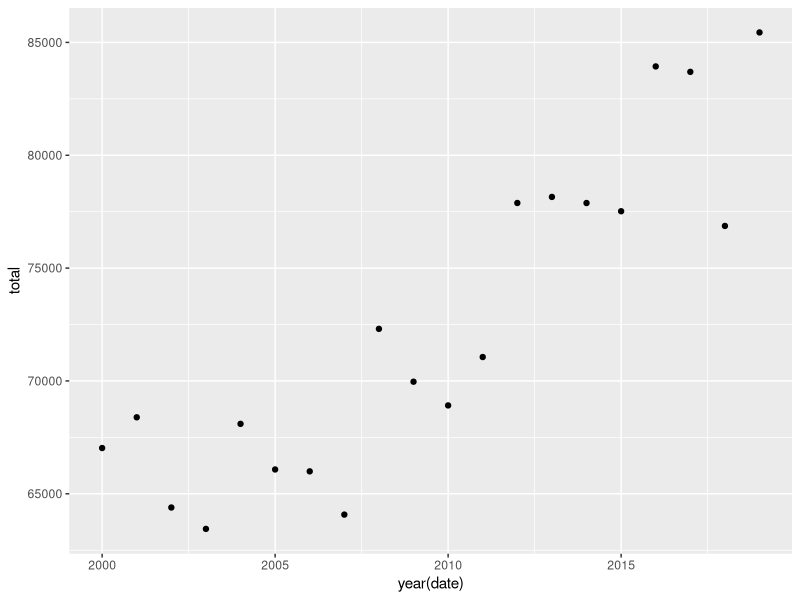
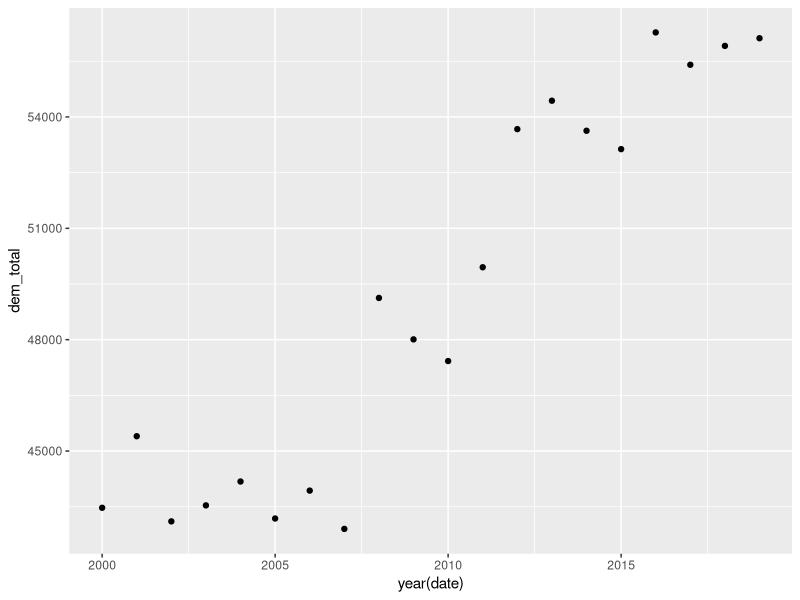
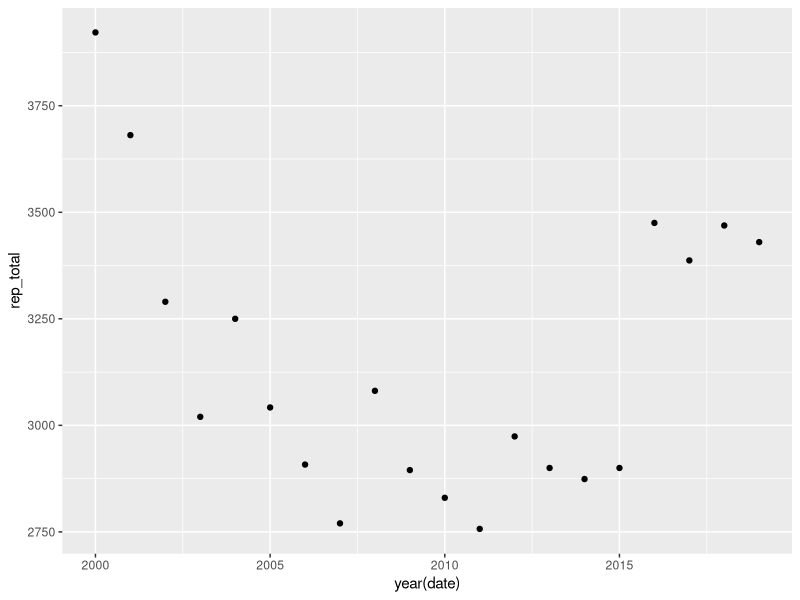
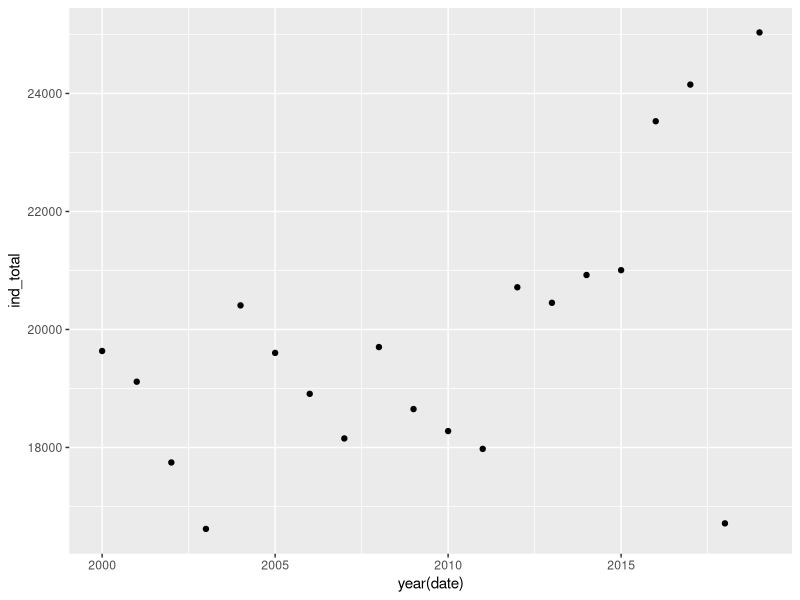
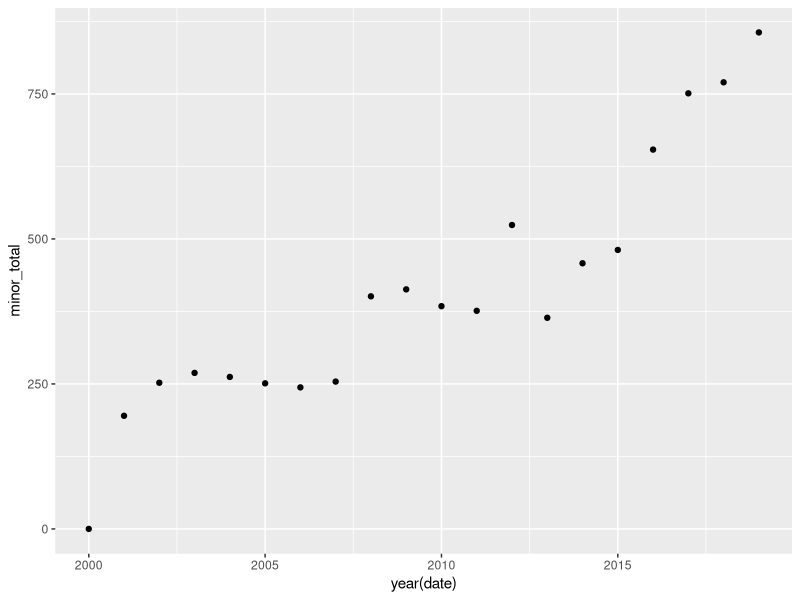
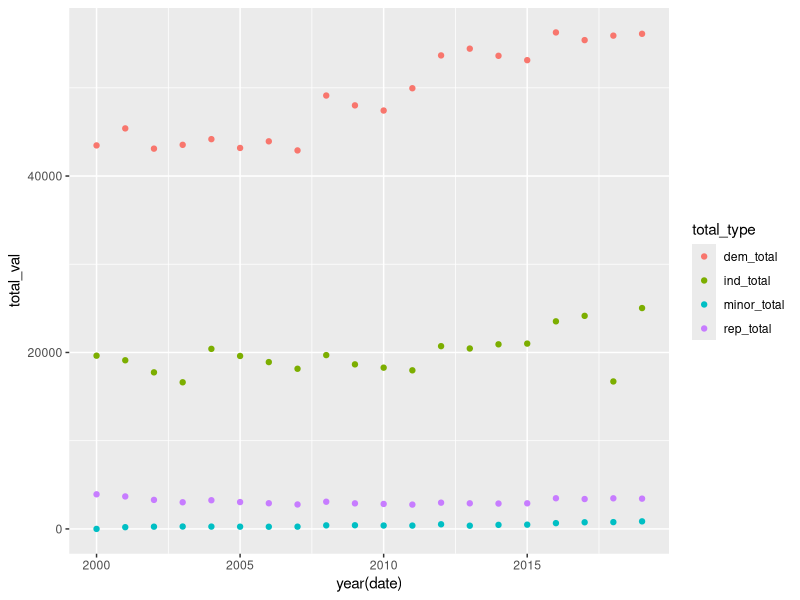
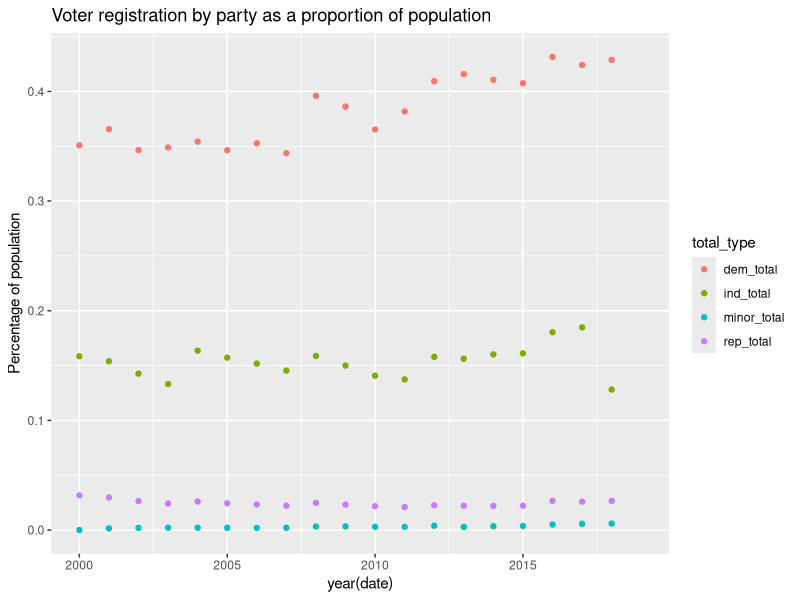
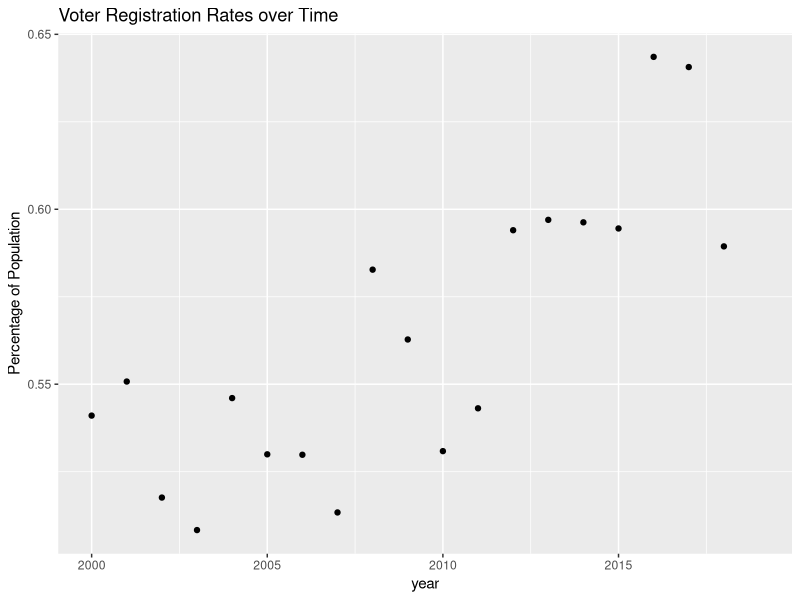

Generate these figures, in order, with R:
## ---- chunk 1
knitr::opts_chunk$set(echo = TRUE)
## ---- chunk 2
# Libraries
library(readr)
library(dplyr)
library(tidyr)
library(ggplot2)
library(lubridate)
library(magrittr)
library(stringr)
## ---- chunk 3
# voter registration
nh_vote_reg <- read_csv("nh_voter_registration.csv")
pop <- read_csv("population.csv")

# make date a date
nh_vote_reg %<>%
  mutate(date = mdy(date))

pop %<>%
  rename(year = label, pop = "Total Population") 

nh_vote_reg %>%
  ggplot(aes(x = year(date), y = total)) + 
  geom_point()

nh_vote_reg %<>%
  mutate(dem_total = dem_active + dem_inactive) %>%
  mutate(rep_total = rep_active + rep_inactive) %>%
  mutate(ind_total = ind_active + ind_inactive) %>%
  mutate(minor_total = minor_active + minor_inactive)

# total democratic voter registration
nh_vote_reg %>%
  ggplot(aes(x = year(date), y = dem_total)) + 
  geom_point()

# total gop voter registration
nh_vote_reg %>%
  ggplot(aes(x = year(date), y = rep_total)) + 
  geom_point()
  ggsave("sample_graphs/gop.jpg")

# total independant
nh_vote_reg %>%
  ggplot(aes(x = year(date), y = ind_total)) + 
  geom_point()

# total third party
nh_vote_reg %>%
  ggplot(aes(x = year(date), y = minor_total)) + 
  geom_point()

nh_vote_reg %>% 
  pivot_longer(c("dem_total", "rep_total", "ind_total", "minor_total"), names_to = "total_type", values_to = "total_val") %>%
  ggplot() +
  geom_point(aes(x = year(date), y = total_val, group = total_type, color = total_type))

ggsave("sample_graphs/total.jpg")

# factoring in population
nh_vote_reg %>%
  mutate(year = year(date)) %>%
  left_join(pop, by = "year") %>%
  pivot_longer(c("dem_total", "rep_total", "ind_total", "minor_total"), names_to = "total_type", values_to = "total_val") %>%
  ggplot() +
  geom_point(aes(x = year(date), y = total_val / pop, group = total_type, color = total_type)) +
  ggtitle("Voter registration by party as a proportion of population") +
  ylab("Percentage of population")

ggsave("sample_graphs/total_by_pop.jpg")

nh_vote_reg %>%
  mutate(year = year(date)) %>%
  left_join(pop, by = "year") %>%
  pivot_longer(c("dem_total", "rep_total", "ind_total", "minor_total"), names_to = "total_type", values_to = "total_val") %>%
  mutate(prop = total_val / pop)

nh_vote_reg %>%
  mutate(year = year(date)) %>%
  left_join(pop, by = "year") %>%
  mutate(prop = total / pop) %>%
  ggplot() +
  geom_point(aes(x = year, y = prop)) +
  ylab("Percentage of Population") +
  ggtitle("Voter Registration Rates over Time")

ggsave("sample_graphs/rate_over_time.jpg")


nh_vote_reg %>%
  mutate(year = year(date)) %>%
  left_join(pop, by = "year") %>%
  pivot_longer(c("dem_total", "rep_total", "ind_total", "minor_total"), names_to = "total_type", values_to = "total_val") %>%
  mutate(prop = total_val / pop * 100) %>%
  select(year, total_type, prop)

## ---- chunk 4
# voter turnout
nh_vote <- read_csv("nh_voting.csv")

nh_vote %<>%
  rename(eligible_voters = `ELIGIBLE VOTERS IN THE TOWN`,
         num_voters = `NUMBER OF VOTERS VOTED IN THE TOWN`,
         absentee_rec = `NUMBER OF ABSENTEE BALLOT RECEIVED`,
         absentee_cnt = `NUMBER OF ABSENTEE BALLOT COUNTED`,
         turnout  = TURNOUT,
         election = Election)

# convert turnout to numbers
nh_vote %<>%
  mutate(turnout = parse_number(turnout))

# extract dates, there is one date that is 11/00/2005 because the day is not known. Will assume to be the first
nh_vote %<>%
  mutate(election = if_else(str_detect(election, "11/00/2005"), "11/01/2005 Municipal", election)) %>%
  mutate(date = mdy(str_match(election, "[0-9|/]*")))

# kinda messy since we're including low-turnout midterms + municipal elections
nh_vote %>%
  filter(turnout > 0) %>%
  ggplot() +
  geom_point(aes(x = date, y = turnout))

# tagging time
nh_vote %<>%
  mutate(type = if_else(mod((year(date)-2000), 4) == 0 & month(date) == 11,
         "Presidential", if_else(str_detect(election, "State Election") | str_detect(election, "Midterm"), 
                                 "Midterm", 
                                 "Other")))

# only presidential
nh_vote %>%
  filter(type == "Presidential") %>%
  ggplot() +
  geom_point(aes(x = date, y = turnout))

# midterms only
nh_vote %>%
  filter(type == "Midterm") %>%
  ggplot() +
  geom_point(aes(x = date, y = turnout))

# midterms + pres       
nh_vote %>%
  filter(type == "Midterm" | type == "Presidential") %>%
  ggplot() +
  geom_point(aes(x = date, y = turnout, color = type))
ggsave("sample_graphs/turnout.jpg")
